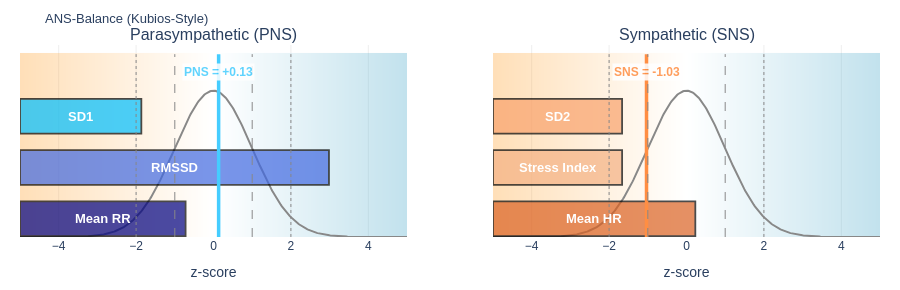

Notebook cell for this chart:
### Code cell
plot_kubios_ans_balance(hrv).show()

### Figure 1 — Plotly figure (JSON) as saved in the notebook; plotly's stock layout.template omitted (floating-point values rounded to 4 significant figures; data arrays with more than 128 entries replaced by an {"elided": "..."} marker saying what was removed)
{"data": [{"colorscale": [[0, "rgb(255,140,0)"], [0.5, "rgb(255,255,255)"], [1, "rgb(37,150,190)"]], "opacity": 0.28, "showscale": false, "type": "heatmap", "x": {"elided": "400 float values"}, "xaxis": "x", "y": [0.0, 0.006312, 0.01262, 0.01894, 0.02525, 0.03156, 0.03787, 0.04418, 0.0505, 0.05681, 0.06312, 0.06943, 0.07574, 0.08205, 0.08837, 0.09468, 0.101, 0.1073, 0.1136, 0.1199, 0.1262, 0.1325, 0.1389, 0.1452, 0.1515, 0.1578, 0.1641, 0.1704, 0.1767, 0.183, 0.1894, 0.1957, 0.202, 0.2083, 0.2146, 0.2209, 0.2272, 0.2335, 0.2399, 0.2462, 0.2525, 0.2588, 0.2651, 0.2714, 0.2777, 0.284, 0.2903, 0.2967, 0.303, 0.3093, 0.3156, 0.3219, 0.3282, 0.3345, 0.3408, 0.3472, 0.3535, 0.3598, 0.3661, 0.3724, 0.3787, 0.385, 0.3913, 0.3976, 0.404, 0.4103, 0.4166, 0.4229, 0.4292, 0.4355, 0.4418, 0.4481, 0.4545, 0.4608, 0.4671, 0.4734, 0.4797, 0.486, 0.4923, 0.4986], "yaxis": "y", "z": {"elided": "80x400 float values"}, "zmax": 5, "zmin": -5}, {"line": {"color": "#888", "width": 2}, "mode": "lines", "showlegend": false, "type": "scatter", "x": {"elided": "400 float values"}, "xaxis": "x", "y": {"elided": "400 float values"}, "yaxis": "y"}, {"fill": "toself", "fillcolor": "navy", "line": {"color": "black", "width": 1.8}, "mode": "lines", "opacity": 0.7, "showlegend": false, "type": "scatter", "x": [-5, -0.7213, -0.7213, -5, -5], "xaxis": "x", "y": [0.002493, 0.002493, 0.09723, 0.09723, 0.002493], "yaxis": "y"}, {"fill": "toself", "fillcolor": "royalblue", "line": {"color": "black", "width": 1.8}, "mode": "lines", "opacity": 0.7, "showlegend": false, "type": "scatter", "x": [-5, 2.983, 2.983, -5, -5], "xaxis": "x", "y": [0.1421, 0.1421, 0.2369, 0.2369, 0.1421], "yaxis": "y"}, {"fill": "toself", "fillcolor": "deepskyblue", "line": {"color": "black", "width": 1.8}, "mode": "lines", "opacity": 0.7, "showlegend": false, "type": "scatter", "x": [-5, -1.865, -1.865, -5, -5], "xaxis": "x", "y": [0.2817, 0.2817, 0.3765, 0.3765, 0.2817], "yaxis": "y"}, {"colorscale": [[0, "rgb(255,140,0)"], [0.5, "rgb(255,255,255)"], [1, "rgb(37,150,190)"]], "opacity": 0.28, "showscale": false, "type": "heatmap", "x": {"elided": "400 float values"}, "xaxis": "x2", "y": [0.0, 0.006312, 0.01262, 0.01894, 0.02525, 0.03156, 0.03787, 0.04418, 0.0505, 0.05681, 0.06312, 0.06943, 0.07574, 0.08205, 0.08837, 0.09468, 0.101, 0.1073, 0.1136, 0.1199, 0.1262, 0.1325, 0.1389, 0.1452, 0.1515, 0.1578, 0.1641, 0.1704, 0.1767, 0.183, 0.1894, 0.1957, 0.202, 0.2083, 0.2146, 0.2209, 0.2272, 0.2335, 0.2399, 0.2462, 0.2525, 0.2588, 0.2651, 0.2714, 0.2777, 0.284, 0.2903, 0.2967, 0.303, 0.3093, 0.3156, 0.3219, 0.3282, 0.3345, 0.3408, 0.3472, 0.3535, 0.3598, 0.3661, 0.3724, 0.3787, 0.385, 0.3913, 0.3976, 0.404, 0.4103, 0.4166, 0.4229, 0.4292, 0.4355, 0.4418, 0.4481, 0.4545, 0.4608, 0.4671, 0.4734, 0.4797, 0.486, 0.4923, 0.4986], "yaxis": "y2", "z": {"elided": "80x400 float values"}, "zmax": 5, "zmin": -5}, {"line": {"color": "#888", "width": 2}, "mode": "lines", "showlegend": false, "type": "scatter", "x": {"elided": "400 float values"}, "xaxis": "x2", "y": {"elided": "400 float values"}, "yaxis": "y2"}, {"fill": "toself", "fillcolor": "#DB6223", "line": {"color": "black", "width": 1.8}, "mode": "lines", "opacity": 0.7, "showlegend": false, "type": "scatter", "x": [-5, 0.228, 0.228, -5, -5], "xaxis": "x2", "y": [0.002493, 0.002493, 0.09723, 0.09723, 0.002493], "yaxis": "y2"}, {"fill": "toself", "fillcolor": "#F4B183", "line": {"color": "black", "width": 1.8}, "mode": "lines", "opacity": 0.7, "showlegend": false, "type": "scatter", "x": [-5, -1.664, -1.664, -5, -5], "xaxis": "x2", "y": [0.1421, 0.1421, 0.2369, 0.2369, 0.1421], "yaxis": "y2"}, {"fill": "toself", "fillcolor": "#F9A26C", "line": {"color": "black", "width": 1.8}, "mode": "lines", "opacity": 0.7, "showlegend": false, "type": "scatter", "x": [-5, -1.664, -1.664, -5, -5], "xaxis": "x2", "y": [0.2817, 0.2817, 0.3765, 0.3765, 0.2817], "yaxis": "y2"}], "layout": {"annotations": [{"font": {"size": 16}, "showarrow": false, "text": "Parasympathetic (PNS)", "x": 0.225, "xanchor": "center", "xref": "paper", "y": 1, "yanchor": "bottom", "yref": "paper"}, {"font": {"size": 16}, "showarrow": false, "text": "Sympathetic (SNS)", "x": 0.775, "xanchor": "center", "xref": "paper", "y": 1, "yanchor": "bottom", "yref": "paper"}, {"font": {"color": "white", "family": "Arial", "size": 13}, "showarrow": false, "text": "<b>Mean RR</b>", "x": -2.861, "xref": "x", "y": 0.04986, "yref": "y"}, {"font": {"color": "white", "family": "Arial", "size": 13}, "showarrow": false, "text": "<b>RMSSD</b>", "x": -1.008, "xref": "x", "y": 0.1895, "yref": "y"}, {"font": {"color": "white", "family": "Arial", "size": 13}, "showarrow": false, "text": "<b>SD1</b>", "x": -3.432, "xref": "x", "y": 0.3291, "yref": "y"}, {"bgcolor": "white", "font": {"color": "#45CDFF", "family": "Arial", "size": 12}, "opacity": 0.85, "showarrow": false, "text": "<b>PNS = +0.13</b>", "x": 0.1324, "xref": "x", "y": 0.4488, "yref": "y"}, {"font": {"color": "white", "family": "Arial", "size": 13}, "showarrow": false, "text": "<b>Mean HR</b>", "x": -2.386, "xref": "x2", "y": 0.04986, "yref": "y2"}, {"font": {"color": "white", "family": "Arial", "size": 13}, "showarrow": false, "text": "<b>Stress Index</b>", "x": -3.332, "xref": "x2", "y": 0.1895, "yref": "y2"}, {"font": {"color": "white", "family": "Arial", "size": 13}, "showarrow": false, "text": "<b>SD2</b>", "x": -3.332, "xref": "x2", "y": 0.3291, "yref": "y2"}, {"bgcolor": "white", "font": {"color": "#FF8E43", "family": "Arial", "size": 12}, "opacity": 0.85, "showarrow": false, "text": "<b>SNS = -1.03</b>", "x": -1.033, "xref": "x2", "y": 0.4488, "yref": "y2"}], "font": {"family": "Arial", "size": 12}, "height": 290, "margin": {"b": 30, "l": 20, "r": 20, "t": 45}, "paper_bgcolor": "white", "plot_bgcolor": "white", "shapes": [{"line": {"color": "#45CDFF", "dash": "solid", "width": 3.5}, "type": "line", "x0": 0.1324, "x1": 0.1324, "xref": "x", "y0": 0, "y1": 0.4986, "yref": "y"}, {"line": {"color": "#888", "dash": "dash", "width": 1}, "type": "line", "x0": -1, "x1": -1, "xref": "x", "y0": 0, "y1": 0.4986, "yref": "y"}, {"line": {"color": "#888", "dash": "dash", "width": 1}, "type": "line", "x0": 1, "x1": 1, "xref": "x", "y0": 0, "y1": 0.4986, "yref": "y"}, {"line": {"color": "#888", "dash": "dot", "width": 1}, "type": "line", "x0": -2, "x1": -2, "xref": "x", "y0": 0, "y1": 0.4986, "yref": "y"}, {"line": {"color": "#888", "dash": "dot", "width": 1}, "type": "line", "x0": 2, "x1": 2, "xref": "x", "y0": 0, "y1": 0.4986, "yref": "y"}, {"line": {"color": "#FF8E43", "dash": "solid", "width": 3.5}, "type": "line", "x0": -1.033, "x1": -1.033, "xref": "x2", "y0": 0, "y1": 0.4986, "yref": "y2"}, {"line": {"color": "#888", "dash": "dash", "width": 1}, "type": "line", "x0": -1, "x1": -1, "xref": "x2", "y0": 0, "y1": 0.4986, "yref": "y2"}, {"line": {"color": "#888", "dash": "dash", "width": 1}, "type": "line", "x0": 1, "x1": 1, "xref": "x2", "y0": 0, "y1": 0.4986, "yref": "y2"}, {"line": {"color": "#888", "dash": "dot", "width": 1}, "type": "line", "x0": -2, "x1": -2, "xref": "x2", "y0": 0, "y1": 0.4986, "yref": "y2"}, {"line": {"color": "#888", "dash": "dot", "width": 1}, "type": "line", "x0": 2, "x1": 2, "xref": "x2", "y0": 0, "y1": 0.4986, "yref": "y2"}], "title": {"font": {"size": 13}, "text": "ANS-Balance (Kubios-Style)"}, "xaxis": {"anchor": "y", "domain": [0, 0.45], "gridcolor": "#eee", "range": [-5, 5], "title": {"text": "z-score"}}, "xaxis2": {"anchor": "y2", "domain": [0.55, 1], "gridcolor": "#eee", "range": [-5, 5], "title": {"text": "z-score"}}, "yaxis": {"anchor": "x", "domain": [0, 1], "range": [0, 0.5236], "showgrid": false, "showticklabels": false}, "yaxis2": {"anchor": "x2", "domain": [0, 1], "range": [0, 0.5236], "showgrid": false, "showticklabels": false}}}
